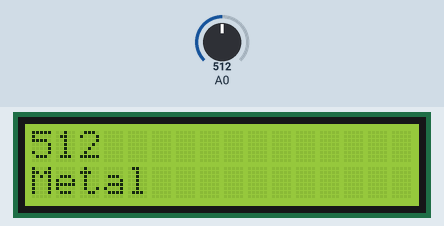
Simulated run of this sketch. Board: ESP8266 (Wemos D1 mini). Shown: 16×2 character LCD. The test bench sets the inputs (shaded band); at power-on: A0 = 512. What the sketch prints to the serial monitor is not drawn.

Above: at 1.2 s.
1.3 s: A0 set to 90
At 2.9 s:
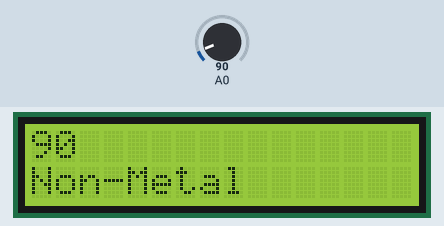
3.6 s: A0 set to 110
At 5.3 s:
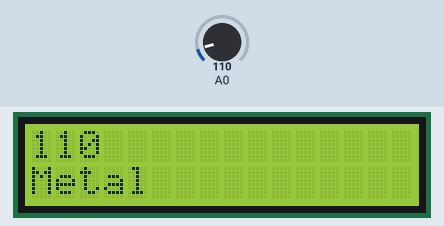
5.6 s: A0 set to 122
At 6.6 s:
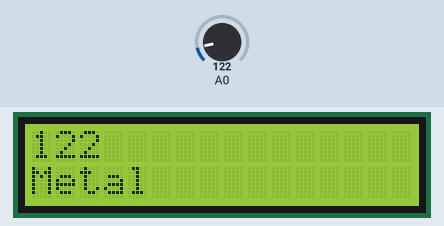
Timing chart, 0 to 8.6 s (numbered marks = the images above; inputs shaded):
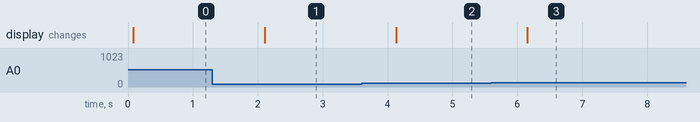

Measured:
- after the input at 1.3 s, the display: changes after 0.81 s (image 1)
- after the input at 3.6 s, the display: changes after 0.53 s (image 2)
- after the input at 5.6 s, the display: changes after 0.56 s (image 3)

The sketch:

MaterialDetector.ino
```cpp
#include <LiquidCrystal_I2C.h>

// Set the LCD address to 0x27 for a 16 chars and 2 line display
LiquidCrystal_I2C lcd(0x27, 16, 2);

// the setup routine runs once when you press reset:
void setup() {
  // initialize serial communication at 9600 bits per second:
  Serial.begin(9600);
  // initialize the LCD
  lcd.begin();
  // Turn on the blacklight and print a message.
  lcd.backlight();
 // clear the lcd
  lcd.clear();
}

// the loop routine runs over and over again forever:
void loop() {
  // read the input on analog pin 0:
  int sensorValue = analogRead(A0);
  // print out the value you read:
  Serial.println(sensorValue);
  // clear the lcd
  lcd.clear();
  // set the lcd cursor to the home position
  lcd.setCursor(0,0);
  // print the values read
  lcd.print(sensorValue);
  // check to see if the threshold is less than the value
  if (sensorValue > 100) {
    lcd.setCursor(0, 1);
    lcd.print("Metal");
  }
  else if (sensorValue < 100) {
    lcd.setCursor(0, 1);
    lcd.print("Non-Metal");
  }
  delay(1000);  // delay in between reads for stability
}
```
